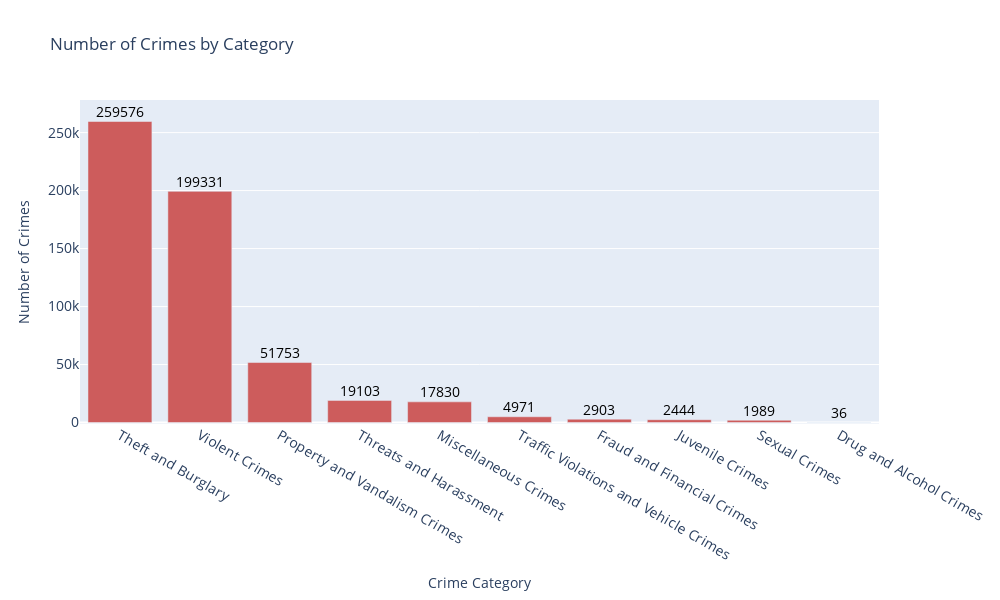

The notebook cell this image was saved under:
### Markdown cell above
## Crime distribution by category

### Code cell
# Group the data by crime category and count the occurrences
crime_counts_by_category = crimes['Crime_category'].value_counts()

# Create a bar chart
fig = go.Figure()

fig.add_trace(
    go.Bar(
        x=crime_counts_by_category.index,
        y=crime_counts_by_category.values,
        marker_color='indianred',  # Customize the color here
        hovertemplate=''  # Remove hover text
    )
)

# Add annotations (labels) above the bars
for i, value in enumerate(crime_counts_by_category.values):
    fig.add_annotation(
        x=crime_counts_by_category.index[i],
        y=value,
        text=str(value),
        showarrow=False,
        font=dict(size=14, color='black'),
        yshift=10  # Shift the label slightly above the bar
    )

# Customize the layout
fig.update_layout(
    title='Number of Crimes by Category',
    xaxis_title='Crime Category',
    yaxis_title='Number of Crimes',
    xaxis_tickfont_size=14,
    yaxis_tickfont_size=14,
    width=1000,
    height=600,
    showlegend=False  # Hide the legend
)

# Show the figure with config to disable interaction
fig.show(config={
    'staticPlot': True,  # Disables all interactive elements
    'displayModeBar': False,  # Disable the mode bar
    'scrollZoom': False,  # Disable scroll zoom
    'displaylogo': False,  # Disable Plotly logo
    'showSendToCloud': False,  # Hide send-to-cloud button
    'modeBarButtonsToRemove': ['zoom2d', 'pan2d', 'select2d', 'lasso2d', 'zoomIn2d', 'zoomOut2d', 'autoScale2d', 'resetScale2d', 'hoverClosestCartesian', 'hoverCompareCartesian'],  # Remove specific buttons from the mode bar
})

### Figure 1 — Plotly figure (JSON) as saved in the notebook; plotly's stock layout.template omitted (floating-point values rounded to 4 significant figures)
{"data": [{"hovertemplate": "", "marker": {"color": "indianred"}, "type": "bar", "x": ["Theft and Burglary", "Violent Crimes", "Property and Vandalism Crimes", "Threats and Harassment", "Miscellaneous Crimes", "Traffic Violations and Vehicle Crimes", "Fraud and Financial Crimes", "Juvenile Crimes", "Sexual Crimes", "Drug and Alcohol Crimes"], "y": [259576, 199331, 51753, 19103, 17830, 4971, 2903, 2444, 1989, 36]}], "layout": {"annotations": [{"font": {"color": "black", "size": 14}, "showarrow": false, "text": "259576", "x": "Theft and Burglary", "y": 259576, "yshift": 10}, {"font": {"color": "black", "size": 14}, "showarrow": false, "text": "199331", "x": "Violent Crimes", "y": 199331, "yshift": 10}, {"font": {"color": "black", "size": 14}, "showarrow": false, "text": "51753", "x": "Property and Vandalism Crimes", "y": 51753, "yshift": 10}, {"font": {"color": "black", "size": 14}, "showarrow": false, "text": "19103", "x": "Threats and Harassment", "y": 19103, "yshift": 10}, {"font": {"color": "black", "size": 14}, "showarrow": false, "text": "17830", "x": "Miscellaneous Crimes", "y": 17830, "yshift": 10}, {"font": {"color": "black", "size": 14}, "showarrow": false, "text": "4971", "x": "Traffic Violations and Vehicle Crimes", "y": 4971, "yshift": 10}, {"font": {"color": "black", "size": 14}, "showarrow": false, "text": "2903", "x": "Fraud and Financial Crimes", "y": 2903, "yshift": 10}, {"font": {"color": "black", "size": 14}, "showarrow": false, "text": "2444", "x": "Juvenile Crimes", "y": 2444, "yshift": 10}, {"font": {"color": "black", "size": 14}, "showarrow": false, "text": "1989", "x": "Sexual Crimes", "y": 1989, "yshift": 10}, {"font": {"color": "black", "size": 14}, "showarrow": false, "text": "36", "x": "Drug and Alcohol Crimes", "y": 36, "yshift": 10}], "height": 600, "showlegend": false, "title": {"text": "Number of Crimes by Category"}, "width": 1000, "xaxis": {"tickfont": {"size": 14}, "title": {"text": "Crime Category"}}, "yaxis": {"tickfont": {"size": 14}, "title": {"text": "Number of Crimes"}}}}
